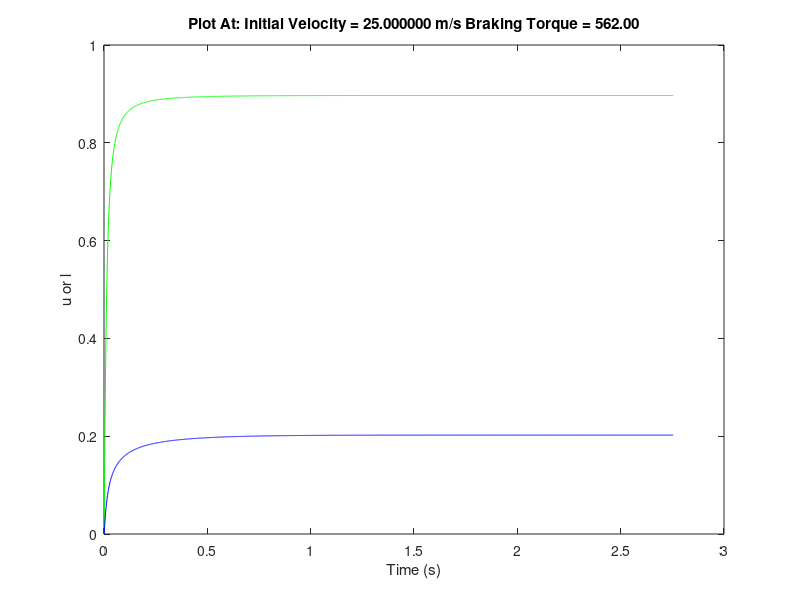
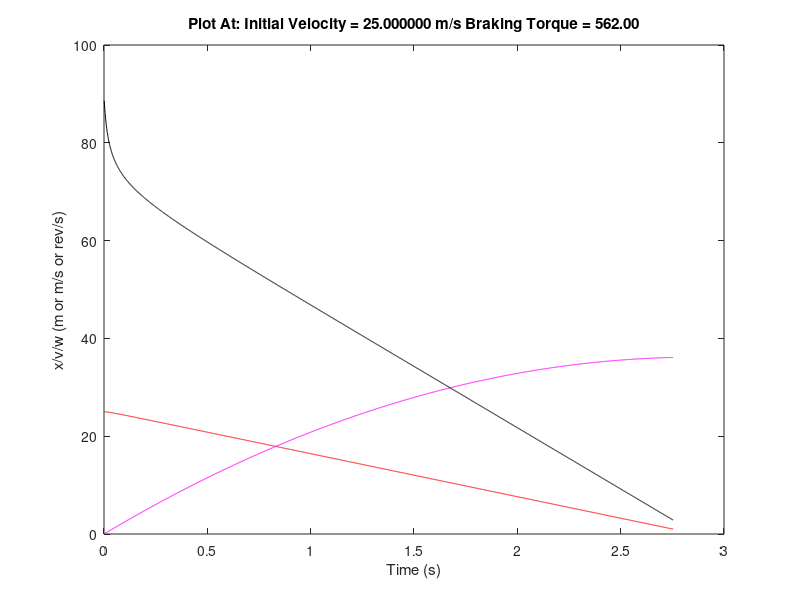
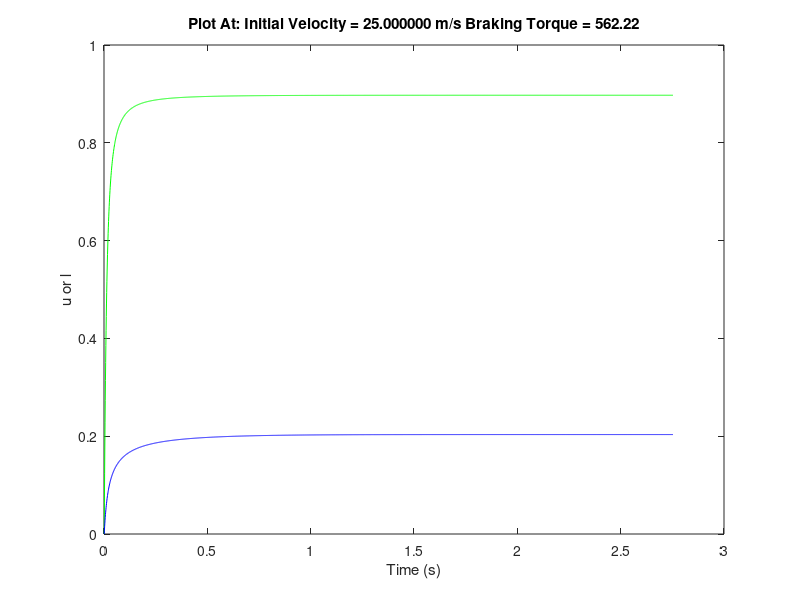
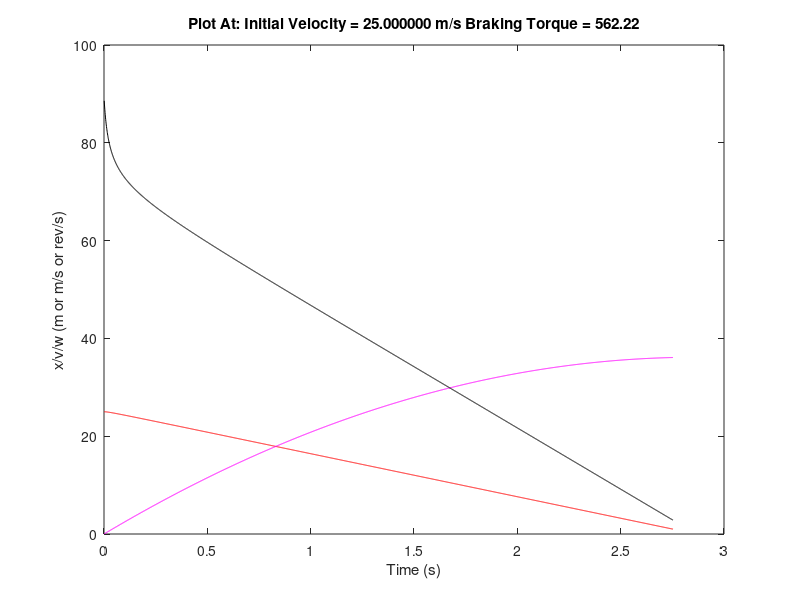

Source code (MATLAB) for these figures, in order:
%% Euler Method of Computing
%hold on
x_max_array = [];
t_max_array = [];
u_max_array = [];
l_max_array = [];

t_o = 0;        % s
g = 9.81;       % m/s^2
J = 0.8;        % kg*m^2 - 
B = 0.08;        % kg*m^2/s
%tau = 500;       % N*m - braking torque
l_o = 0.22;
u_o = 0.9;
M = 220;        % kg - Normal Mass
r = 0.28;       % m - radius of wheel
delta_t = 0.001; % s - time step
v_o = 25; %m/s

for tau=linspace(562, 564, 10)

    t = t_o;
    v_i = v_o;
    w_o = v_i / r;
    w_i = w_o;
    x = 0;
    mult = 1;
    
    w_array = [];
    v_array = [];
    t_array = [];
    l_array = [];
    u_array = [];
    x_array = [];

    fprintf('%5s \t %10s \t %10s \t %10s \t %10s \t %10s \n', 't', 'v', 'w', 'u(l)', 'l', 'x')
    

    while ( v_i > 1 )
    
            l = 1 - ( (r*w_i) / v_i );
%             if ( l > 1 ) 
%                 l = 1;
%             elseif ( l < 0 )
%                 l = 0;
%             end

            u = 2*u_o*( (l_o * l) / ( (l_o^2) + (l^2) ) );

            v_i1 = v_i - u * g * delta_t;

            w_i1 = (delta_t/J)*( u * M * g * r - 0 * w_i - tau ) + w_i;
            if( w_i1 <= 0 )
                mult = 0;
            else
                mult = 1;
            end
            w_i1 = mult*w_i1;

            x_1 = v_i*delta_t + x;

            fprintf('%5.2f \t %10.4f \t %10.4f \t %10.4f \t %10.4f \t %10.4f\n', t, v_i1, w_i1, u, l, x)

            t = t + delta_t;
            v_i = v_i1;
            w_i = w_i1;
            x = x_1;

            w_array = cat(1, w_array, w_i);
            v_array = cat(1, v_array, v_i);
            t_array = cat(1, t_array, t);
            l_array = cat(1, l_array, l);
            u_array = cat(1, u_array, u);
            x_array = cat(1, x_array, x);
            
    end;

    figure %new figure window
    plot( t_array, u_array, 'g', t_array, l_array, 'b' )
    str = sprintf('Plot At: Initial Velocity = %f m/s Braking Torque = %.2f', v_o, tau);
    title(str);
    xlabel('Time (s)')
    ylabel('u or l')
    
    figure %new figure window
    plot( t_array, v_array, 'r', t_array, x_array, 'm', t_array, w_array, 'k' )
    title(str);
    xlabel('Time (s)')
    ylabel('x/v/w (m or m/s or rev/s)')
    
%     figure %new figure window
%     plot( t_array, w_array )
%     title(str);
%     xlabel('Time (s)')
%     ylabel('w (rev/s)')
    
    
    x_max_array = cat(1, x_max_array, [max( x_array ), tau]);
    t_max_array = cat(1, t_max_array, [max( t_array ), tau]);
    u_max_array = cat(1, u_max_array, [max( u_array ), tau]);
    l_max_array = cat(1, l_max_array, [max( l_array ), tau]);
end;

figure %new figure window
plot( t_max_array(:,2), t_max_array(:,1))
title('Experiment Totals: Stopping Time vs Braking Torque')
ylabel('Stopping Time (s)')
xlabel('tau (N*m)')

figure %new figure window
plot( t_max_array(:,2), x_max_array(:,1))
title('Experiment Totals: Stopping Distance vs Braking Torque')
ylabel('Stopping Distance, x (m)')
xlabel('tau (N*m)')

figure %new figure window
plot( t_max_array(:,2), u_max_array(:,1), 'g', t_max_array(:,2), l_max_array(:,1), 'b')
title('Experiment Totals: Highest Slip and Coeff of Friction Values vs. Time')
xlabel('tau (N*m)')
ylabel('u/l')


%plotx =  x_max_array(:,1)
%ploty = x_max_array(:,2)
%plot( plotx, ploty )
%min(t_max_array)
%max(u_max_array)

%% Midpoint  Approximation - Computing Using 2 Timesteps 
t_o = 0;        % s
g = 9.81;       % m/s^2
J = 0.8;        % kg*m^2 - 
B = 0.08;        % kg*m^2/s
tau = 500;       % N*m - braking torque
l_o = 0.22;
u_o = 0.9;
M = 220;        % kg - Normal Mass
r = 0.28;       % m - radius of wheel
delta_t = 0.001; % s - time step

t = t_o;

v_o = 25; %m/s
v_i = v_o;

w_o = v_i / r;
w_i = w_o;

x = 0;

w_array = [];
v_array = [];
t_array = [];
l_array = [];
u_array = [];
x_array = [];

fprintf('%5s \t %10s \t %10s \t %10s \t %10s \t %10s \n', 't', 'v', 'w', 'u(l)', 'l', 'x')
mult1 = 1;
mult2 = 1;
while ( v_i > 0.1 )
    
        % First block ------------------
        l_1 = 1 - ( (r*w_i) / v_i );
        if ( l_1 > 1 ) 
            l_1 = 1;
        elseif ( l_1 < 0 )
            l_1 = 0;
        end
        
        u_1 = 2*u_o*( (l_o * l_1) / ( (l_o^2) + (l_1^2) ) );
        
        w_i1 = mult1*(delta_t/J)*( u_1 * M * g * r - B * w_i - tau ) + w_i;
        if( w_i1 <= 0 )
            mult1 = 0;
        else
            mult1 = 1;
        end
        
        v_i1 = v_i - u_1 * g * delta_t;
        x_1 = v_i1*delta_t + x;
        % -------------------------------
        
        % Second Block ------------------
        
        l_2 = 1 - ( (r*w_i1) / v_i1 );
        if ( l_2 > 1 ) 
            l_2 = 1;
        elseif ( l_2 < 0 )
            l_2 = 0;
        end
        
        u_2 = 2*u_o*( (l_o * l_2) / ( (l_o^2) + (l_2^2) ) );
        w_i2 = mult2*(delta_t/J)*( u_2 * M * g * r - B * w_i1 - tau ) + w_i1;
        if( w_i2 <= 0 )
            mult2 = 0;
        else
            mult2 = 1;
        end
        v_i2 = v_i1 - u_2 * g * delta_t;
        x_2 = v_i2*delta_t + x_1;
        %----------------------------------
        % Mid points -----------------------
        u = (u_1 + u_2) / 2;
        l = (l_1 + l_2) / 2;
        v = (v_i1 + v_i2) / 2;
        w = (w_i2 + w_i1) / 2;
        x = (x_2 + x_1) / 2 ;
        
        fprintf('%5.2f \t %10.4f \t %10.4f \t %10.4f \t %10.4f \t %10.4f\n', t, v, w, u, l, x)
    
        w_array = cat(1, w_array, w);
        v_array = cat(1, v_array, v);
        t_array = cat(1, t_array, t);
        l_array = cat(1, l_array, l);
        u_array = cat(1, u_array, u);
        x_array = cat(1, x_array, x);
        
        t = t + delta_t;
        v_i = v;
        w_i = w;
end;
%plot(  t_array, u_array )
%plot(  t_array, l_array )
%plot(  t_array, v_array )
%plot(  t_array, w_array )
%plot(  t_array, x_array )
%plot(  w_array, v_array )
plot3( t_array, v_array, w_array )